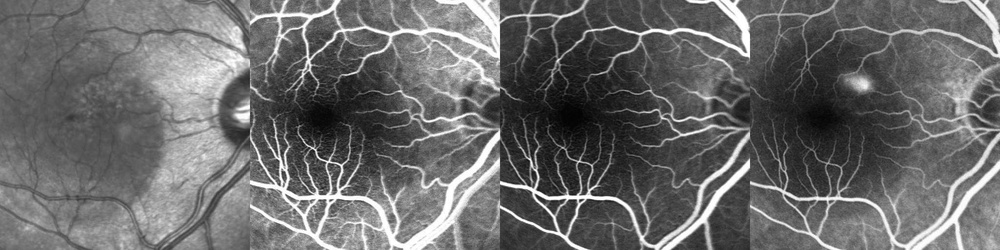
#> input picture 480.jpg, 1000 x 250 px, shrunk from 2048 x 512 before the run
$ python ceshi.py
#> lines starting #> are read from the running program, lines starting #| are printed output that depends on the picture
import os
import cv2
import numpy as np


# [116 lines of commented-out code are left out]

img=cv2.imread('480.jpg')
#> img is the input picture: shape (250, 1000, 3); min 1, max 255, mean 106.2
img1=cv2.imread('A0_fake_B.png')
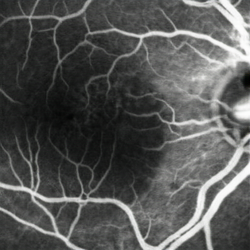
#> input picture A0_fake_B.png, 250 x 250 px, shrunk from 512 x 512 before the run
#> img1 is the input picture: shape (250, 250, 3); mean B, G, R 84.5, 85.7, 84.8
img2=np.hstack((img,img1))
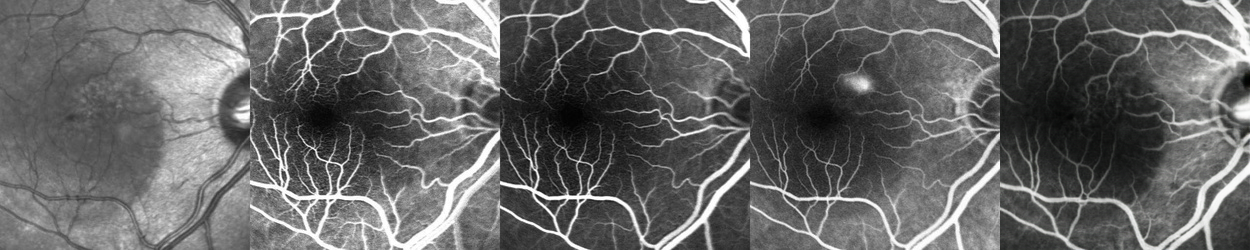
#> img2: shape (250, 1250, 3); mean B, G, R 101.9, 102.1, 101.9
cv2.imwrite('2.jpg',img2,[int(cv2.IMWRITE_JPEG_QUALITY),100])
